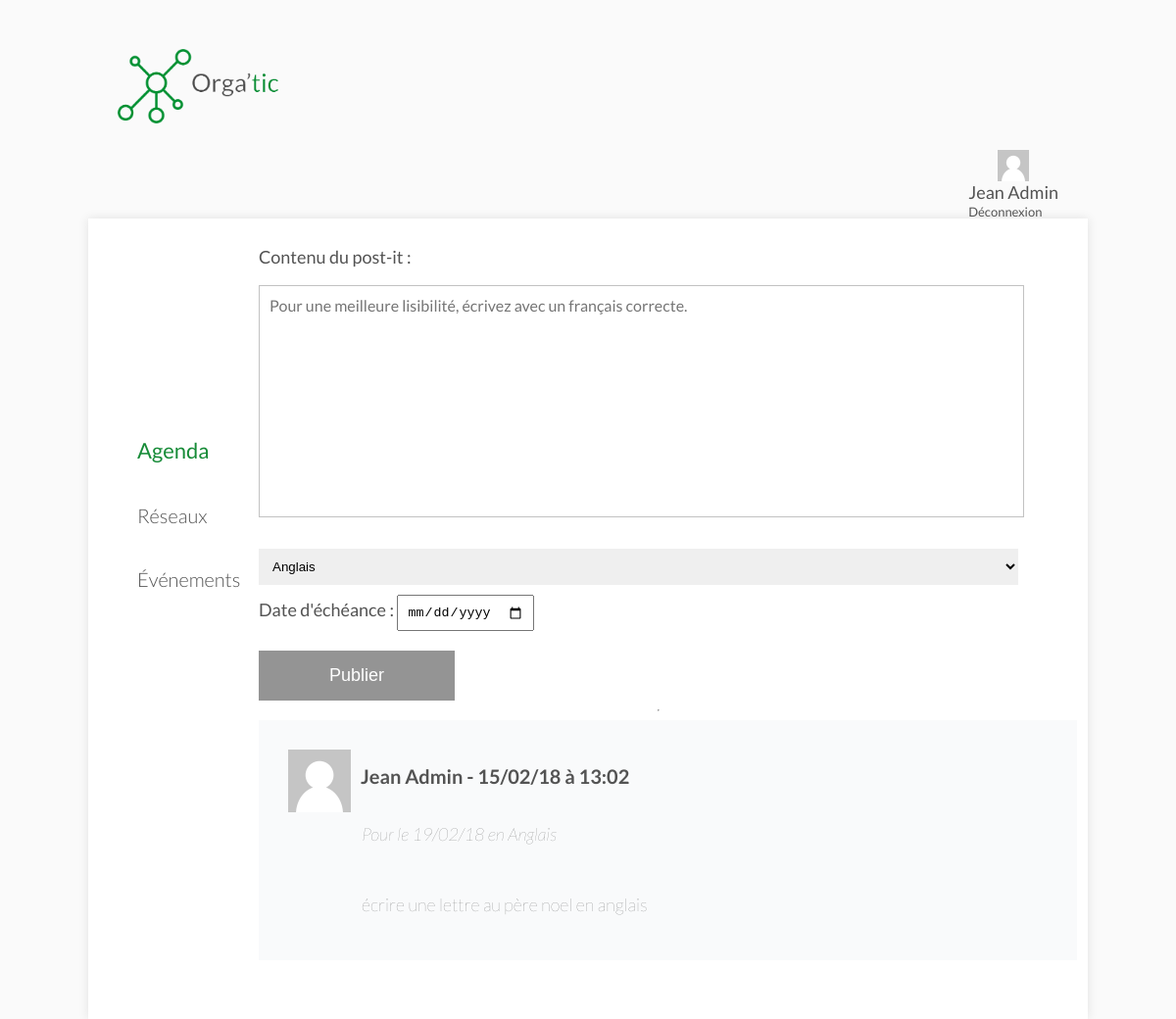
The app's page /agenda.php (signed in) with its own data.
### tables this page shows
CREATE TABLE `posts` (
  `id` int(11) NOT NULL,
  `userID` int(11) NOT NULL,
  `promoID` int(11) NOT NULL,
  `date` datetime NOT NULL,
  `content` text NOT NULL,
  `dateLimite` datetime NOT NULL,
  `courseID` int(11) NOT NULL
);

### models/default/agenda.php (called while the page is built)
<?php
$req = $bdd->prepare('SELECT * FROM posts WHERE promoID = ? ORDER BY id DESC');
$req->execute([$_SESSION['promoID']]);
$messages = $req->fetchAll();
foreach ($messages as $key => $message) {
    $req = $bdd->prepare('SELECT * FROM users WHERE id = ?');
    $req->execute([$message['userID']]);
    $messages[$key]['user'] = $req->fetch()['username'];
    $req = $bdd->prepare('SELECT * FROM courses WHERE id = ?');
    $req->execute([$message['courseID']]);
    $messages[$key]['course'] = $req->fetch()['name'];
}
$req = $bdd->prepare('SELECT courses.id, courses.name FROM courses JOIN promos ON courses.filiereID = promos.filiereID WHERE promos.id = ? ORDER BY courses.id DESC');
$req->execute([$_SESSION['promoID']]);
$courses = $req->fetchAll();

### public/agenda.php (the view, shortened to what this page needs)
<?php
require_once '../app/config/system.php';
$page = 'agenda';
require_once INCLUDES . '/default/header.php';
require_once DIR_MODELS . '/default/agenda.php';
?>
    <section class="container">
        <?php require_once INCLUDES . '/default/sidebar.php'; ?>
        <div class="container-content">
            <form action="<?= WEBROOT; ?>do/post_agenda.php" method="post" class="form-message">
                <label for="message" style="color: #535353;">Contenu du post-it :</label>
                <textarea name="message" id="message" cols="30" rows="5" placeholder="Pour une meilleure lisibilité, écrivez avec un français correcte."></textarea>
                <div>
                    <select name="course" style="width: 95%;border: none;padding: 10px;margin: 10px 0;">
                        <?php
                            foreach ($courses as $course) {
                                echo '<option value="'.$course['id'].'">'.$course['name'].'</option>';
                            }
                        ?>
                    </select>
                </div>
                <div style="margin-bottom:20px;">
                    <label for="date" style="color: #535353;">Date d'échéance :</label>
                    <input type="date" name="date" style="width:auto;padding:8px;">
                </div>
                <button type="submit" class="button" style="width:200px;">Publier</button>
            </form>
            <hr>
            <?php
            foreach ($messages as $message) {
                echo '<div class="RectangleCommentaire" style="padding:30px;">';
                echo '<img src="'.DIR_ASSETS.'/img/avatar.png" width="64" style="float:left;margin-right:10px;" alt="">';
                echo '<h2 class="Name">'.$message['user'].' - '.date('d/m/y à H:m', strtotime($message['date'])).'</h2>';
                echo '<p class="Commentaires1"><i>Pour le '.date('d/m/y', strtotime($message['dateLimite'])).' en '.htmlentities($message['course']).'</i></p>';
                echo '<br>';
                echo '<p class="Commentaires1">'.nl2br(htmlentities($message['content'])).'</p>';
                echo '</div>';
            }
            ?>
        </div>
    </section>
<?php
require_once INCLUDES . '/default/footer.php';
?>

### includes/default/header.php (shortened to what this page needs)
<!DOCTYPE html>
<html>
<head>
    <link rel="stylesheet" href="<?= DIR_ASSETS; ?>/css/reset.css">
    <link rel="stylesheet" href="<?= DIR_ASSETS; ?>/css/style.css">
</head>
<body>
<header class="containerHeader">
    <div class="logoNav">
        <a href="<?= WEBROOT; ?>"><img src="<?= DIR_ASSETS; ?>/img/logo.png" width="164" src="" alt=""></a>
    </div>
    <?php if ($_SESSION['auth']): ?>
    <div class="account">
    <img src="<?= DIR_ASSETS; ?>/img/avatar.png" width="32" alt="">
    <a href="#"><?= $_SESSION['username']; ?></a> <a href="logout.php?csrf=<?= $_SESSION['csrf']; ?>" style="font-size:13px;margin-top:5px;">Déconnexion</a>
    </div>
    <?php endif; ?>
</header>

### includes/default/sidebar.php
<div class="ContainerTheme">
    <h1 class="sidebarLi <?= ($page == 'agenda') ? 'active' : ''; ?>"><a href="<?= WEBROOT; ?>agenda.php">Agenda</a></h1>
    <h1 class="sidebarLi <?= ($page == 'reseau') ? 'active' : ''; ?>"><a href="<?= WEBROOT; ?>reseau.php">Réseaux</a></h1>
    <h1 class="sidebarLi <?= ($page == 'events') ? 'active' : ''; ?>"><a href="<?= WEBROOT; ?>events.php">Événements</a></h1>
</div>

### public/assets/css/style.css (style rules this page uses)
body { font-size: 18px; font-family: 'lato'; margin: 0; background: #FAFAFA; }
a { color: #168B37; }
.containerHeader { margin-top: 0; display: flex; justify-content: space-between; width: 80%; margin: auto; padding-top: 50px; }
.account { text-align: center; }
.account a { font-size: 18px; color: #535353; vertical-align: -webkit-baseline-middle; display: -webkit-box; }
.container { width: 80%; margin: auto; box-shadow: 0 0 10px rgba(0, 0, 0, 0.1); padding: 30px; margin-top: 30px; background: #fff; display: flex; justify-content: space-between; }
.button { background-color: #949494; border: none; color: white; padding: 15px 32px; text-align: center; text-decoration: none; display: inline-block; font-size: 18px; margin: auto; width: 100%; outline: none; }
input[type="text"], input[type="email"], input[type="password"], textarea { margin-top: 5px; margin-bottom: 20px; height: 30px; width: 93%; border: none; padding: 10px; border-bottom: 1px solid rgba(0, 0, 0, 0.12); outline: none; }
.ContainerTheme { margin-top: 180px; margin-left: 20px; }
.ContainerTheme a { color: #535353; }
.sidebarLi { font-size:20px; font-weight: 300; margin-bottom: 45px; }
.sidebarLi.active a { font-size: 22px; margin-bottom: 45px; font-weight: 500; color: #168B37; }
.RectangleCommentaire { background-color: #F9FAFB; width: 95%; margin-bottom: 30px; display: inline-block; }
.Name { color: #535353; font-size: 20px; margin-bottom: 40px; margin-left: 60px; }
.Commentaires1 { color: #535353; font-weight: lighter; font-size: 18px; margin-left: 75px; }
.container-content { width: 85%; display: -webkit-inline-box; display: flex; flex-direction: column; }
.form-message { width: 100%; }
form textarea { border: 1px solid #c2c2c2; padding: 10px; margin: 5px 0px 20px; height: 215px; margin-top: 20px; font-family: 'Lato'; font-size: 16px; resize: none; }
@media (max-width: 1530px) { .containerHeader { display: block; } }
@media (max-width: 1530px) { .account { margin-top: 25px; width: fit-content; float: right; } }

### records on screen
posts: user "Jean Admin", date "15/02/18 à 13:02", dateLimite "19/02/18", course "Anglais", content "écrire une lettre au père noel en anglais"

### other values on screen
$_SESSION['username'] "Jean Admin"
form field course "Anglais"
